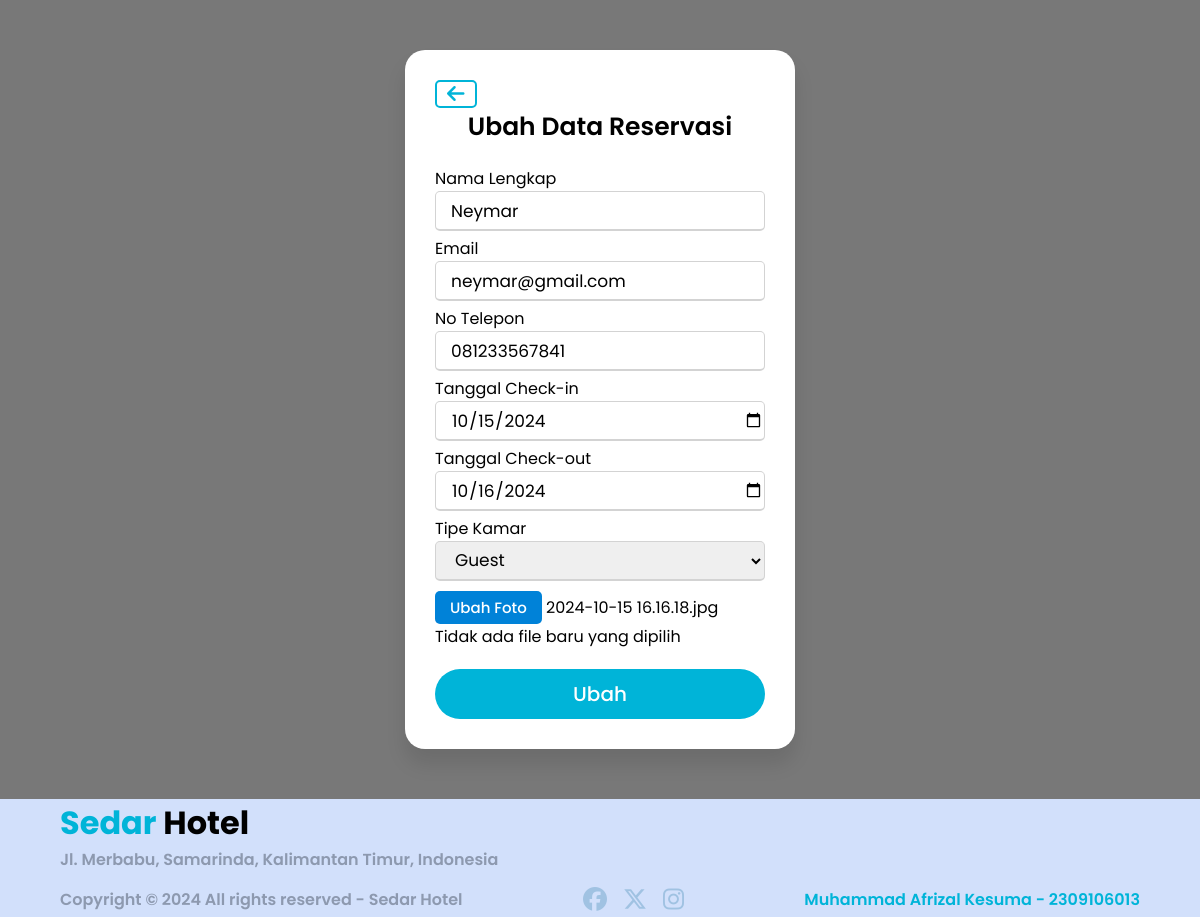
The page /reservasi/update_res.php?id=12 on the database its author committed.
### tables this page shows
CREATE TABLE `reservasi` (
  `id_reservasi` int(11) NOT NULL,
  `nama` varchar(100) NOT NULL,
  `email` varchar(100) NOT NULL,
  `no_telp` varchar(100) NOT NULL,
  `tgl_checkin` date NOT NULL,
  `tgl_checkout` date NOT NULL,
  `tipe_kamar` varchar(50) NOT NULL,
  `foto` varchar(255) NOT NULL
);

### reservasi/update_res.php (the view, shortened to what this page needs)
<?php
require "../database/koneksi.php";
$id_reservasi = $_GET["id"];
$result = mysqli_query($conn, "SELECT * FROM reservasi WHERE id_reservasi = $id_reservasi");
while ($row = mysqli_fetch_assoc($result)) {
    $reservasi[] = $row;
}
$reservasi = $reservasi[0];
?>
<!DOCTYPE html>
<html lang="en">
    <head>
        <link rel="stylesheet" href="reservasi.css">
        <link rel="stylesheet" href="https://cdnjs.cloudflare.com/ajax/libs/font-awesome/6.6.0/css/all.min.css" />
    </head>
    <body>
        <div class="wrapper">
            <div class="kembali">
                <a href="data_reservasi.php" class="fa-solid fa-arrow-left"></a>
            </div>
            <div class="title-text">
                <div class="title signup">
                    Ubah Data Reservasi
                </div>
            </div>
            <div class="form-container">
                <div class="form-inner">
                    <form action="" method="POST" class="signup" enctype="multipart/form-data">
                        <div class="field">
                            <label for="name">Nama Lengkap</label>
                            <input type="text" name="nama" id="nama" value="<?= $reservasi["nama"] ?>" required>
                        </div>
                        <div class="field">
                            <label for="email">Email</label>
                            <input type="email" name="email" id="email" value="<?= $reservasi["email"] ?>" required>
                        </div>
                        <div class="field">
                            <label for="phone">No Telepon</label>
                            <input type="tel" name="no_telp" id="no_telp" value="<?= $reservasi["no_telp"] ?>"required>
                        </div>
                        <div class="field">
                            <label for="checkin">Tanggal Check-in</label>
                            <input type="date" name="checkin" id="checkin" value="<?= $reservasi["tgl_checkin"] ?>" required>
                        </div>
                        <div class="field">
                            <label for="checkout">Tanggal Check-out</label>
                            <input type="date" name="checkout" id="checkout" value="<?= $reservasi["tgl_checkout"] ?>" required>
                        </div>
                        <div class="field">
                            <label for="room_type">Tipe Kamar</label>
                            <select id="room_type" name="room_type" required>
                                <option value="guest" <?php if($reservasi["tipe_kamar"] == "guest")  echo "selected"  ?>>Guest</option>
                            </select>
                        </div>
                        <br>
                        <div class="field-foto">
                            <label for="gambar">Ubah Foto</label> <?php if ($reservasi["foto"] == "") {
                                echo "Foto Tidak Ada";
                            } else {
                                echo $reservasi["foto"];
                            } ?>
                            <p id="file-name">Tidak ada file baru yang dipilih</p>
                        </div>
                        <div class="field btn">
                            <div class="btn-layer"></div>
                            <input type="submit" name="submit" value="Ubah">
                        </div>
                    </form>
                </div>
            </div>
        </div>
    </body>
</html>
<?php include "../login_page/footer.php";?>

### reservasi/reservasi.css (style rules this page uses)
* { margin: 0; padding: 0; box-sizing: border-box; font-family: 'Poppins', sans-serif; }
html,body { display: grid; height: 100%; width: 100%; place-items: center; background: linear-gradient(rgba(0, 0, 0, 0.5), rgba(0, 0, 0, 0.5)), url(../assets/pexels-boonkong-boonpeng-442952-1134176.jpg); background-size: cover; background-position: center; }
.wrapper { overflow: hidden; max-width: 390px; background: #fff; padding: 30px; border-radius: 20px; box-shadow: 0px 15px 20px rgba(0,0,0,0.1); margin: 50px auto; }
.wrapper .title-text { display: flex; width: 200%; }
.wrapper .title { width: 50%; font-size: 25px; font-weight: 600; text-align: center; }
.wrapper .form-container { width: 100%; overflow: hidden; }
.form-container .form-inner { display: flex; width: 200%; }
.form-container .form-inner form { width: 50%; }
.form-inner form .field { height: 50px; width: 100%; margin-top: 20px; }
.form-inner form .field input { height: 80%; width: 100%; outline: none; padding-left: 15px; border-radius: 5px; border: 1px solid lightgrey; border-bottom-width: 2px; font-size: 17px; }
form .btn { height: 50px; width: 100%; border-radius: 25px; position: relative; overflow: hidden; }
form .btn .btn-layer { height: 100%; width: 300%; position: absolute; left: -100%; background: #00b4d8; border-radius: 5px; }
form .btn input[type="submit"] { height: 100%; width: 100%; z-index: 1; position: relative; background: none; border: none; color: #fff; padding-left: 0; border-radius: 5px; font-size: 20px; font-weight: 500; cursor: pointer; }
.kembali a { text-decoration: none; font-size: 20px; color: #00b4d8; border: 2px solid #00b4d8; padding: 2px 10px; border-radius: 5px; }
.form-inner .field select { height: 40px; width: 100%; outline: none; padding-left: 15px; border-radius: 5px; border: 1px solid lightgrey; border-bottom-width: 2px; font-size: 17px; }
.form-inner form .field-foto label { display: inline-block; padding: 5px 15px; color: #fff; background-color: #0082d8; border-radius: 5px; cursor: pointer; font-size: 15px; font-weight: 500; text-align: center; }

### styles.css (style rules this page uses)
* { box-sizing: border-box; margin: 0; padding: 0; }
body { font-family: "Poppins", sans-serif; background-color: #f0f0f0; }

### rows shown on the page
reservasi: nama "Neymar", email "neymar@gmail.com", no_telp "081233567841", checkin "10/15/2024", checkout "10/16/2024", room_type "Guest", foto "2024-10-15 16.16.18.jpg"
